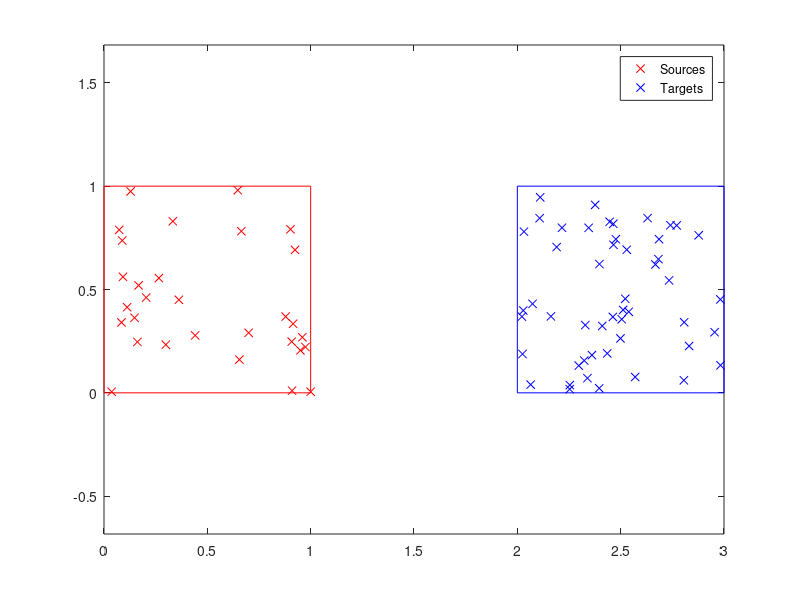
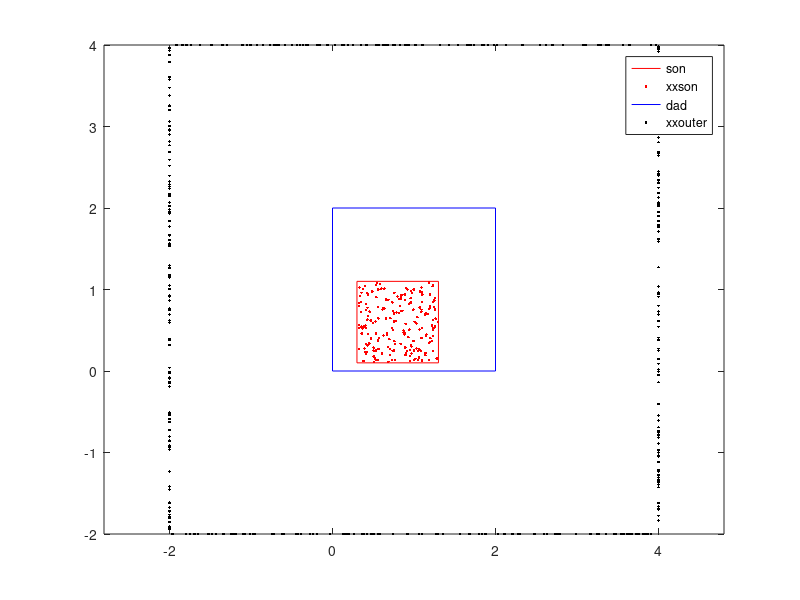

Write MATLAB code to recreate these figures, in order.
function main_T_ops_are_fun

rand( 'seed',0)
randn('seed',0)

nsrc  = 30;   % Number of sources
ntrg  = 50;   % Number of targets
p_fmm = 20;   % Order of multipole expansion

% Set the geometry of the source and target boxes.
box_geom_src = [1,0.5,0.5];
box_geom_trg = [1,2.5,0.5];

% Set the source and target locations by randomly dumping points in the boxes.
xxsrc = [box_geom_src(2) + box_geom_src(1)*(rand(1,nsrc)-0.5);...
         box_geom_src(3) + box_geom_src(1)*(rand(1,nsrc)-0.5)];
xxtrg = [box_geom_trg(2) + box_geom_trg(1)*(rand(1,ntrg)-0.5);...
         box_geom_trg(3) + box_geom_trg(1)*(rand(1,ntrg)-0.5)];

% Compute the various operators.
A     = LOCAL_A_offd(xxtrg,xxsrc);
T_ofs = LOCAL_T_ofs(box_geom_src,p_fmm,xxsrc);
T_ifs = LOCAL_T_ifs(box_geom_trg,p_fmm,xxsrc);
T_ifo = LOCAL_T_ifo(box_geom_trg,box_geom_src,p_fmm);
T_tfi = LOCAL_T_tfi(xxtrg,box_geom_trg,p_fmm);
T_tfo = LOCAL_T_tfo(xxtrg,box_geom_src,p_fmm);

% Evaluate and print the errors.
fprintf(1,'p_fmm     = %3d                      ||ERR||           ||ERR||/||A||     max(max(abs(ERR)))\n',p_fmm)
ERR = A - real(T_tfo * T_ofs);
fprintf(1,'ERR = A - T_tfo *         T_ofs :    %12.5e      %12.5e      %12.5e\n',norm(ERR),norm(ERR)/norm(A),max(max(abs(ERR))))
ERR = A - real(T_tfi * T_ifo * T_ofs);
fprintf(1,'ERR = A - T_tfo *         T_ofs :    %12.5e      %12.5e      %12.5e\n',norm(ERR),norm(ERR)/norm(A),max(max(abs(ERR))))
ERR = A - real(T_tfi * T_ifs);
fprintf(1,'ERR = A - T_tfo *         T_ofs :    %12.5e      %12.5e      %12.5e\n',norm(ERR),norm(ERR)/norm(A),max(max(abs(ERR))))

% Set up a geometry for testing T_ofo and T_ifi.
box_geom_son = [1,0.8,0.6];
xx_son       = [box_geom_son(2) + box_geom_son(1)*(rand(1,200)-0.5);...
                box_geom_son(3) + box_geom_son(1)*(rand(1,200)-0.5)];
box_geom_dad = [2,  1,  1];
xx_outer_n   = [box_geom_dad(2) + 3.0*box_geom_dad(1)*(rand(1,100)-0.5);...
                box_geom_dad(3) + 1.5*box_geom_dad(1)*ones(1,100)];
xx_outer_s   = [box_geom_dad(2) + 3.0*box_geom_dad(1)*(rand(1,100)-0.5);...
                box_geom_dad(3) - 1.5*box_geom_dad(1)*ones(1,100)];
xx_outer_w   = [box_geom_dad(2) - 1.5*box_geom_dad(1)*ones(1,100);...
                box_geom_dad(3) + 3.0*box_geom_dad(1)*(rand(1,100)-0.5)];
xx_outer_e   = [box_geom_dad(2) + 1.5*box_geom_dad(1)*ones(1,100);...
                box_geom_dad(3) + 3.0*box_geom_dad(1)*(rand(1,100)-0.5)];
xx_outer     = [xx_outer_n,xx_outer_w,xx_outer_s,xx_outer_e];

fprintf(1,'Testing out-to-out and in-to-in.\n')
A     = LOCAL_A_offd(xx_outer,xx_son);
T_ofs = LOCAL_T_ofs(box_geom_son,p_fmm,xx_son);
T_ofo = LOCAL_T_ofo(box_geom_dad,box_geom_son,p_fmm);
T_tfo = LOCAL_T_tfo(xx_outer,box_geom_dad,p_fmm);
ERR = A - real(T_tfo * T_ofo * T_ofs);
fprintf(1,'ERR = A - T_tfo * T_ofo * T_ofs :    %12.5e      %12.5e      %12.5e\n',norm(ERR),norm(ERR)/norm(A),max(max(abs(ERR))))
A     = LOCAL_A_offd(xx_son,xx_outer);
T_ifs = LOCAL_T_ifs(box_geom_dad,p_fmm,xx_outer);
T_ifi = LOCAL_T_ifi(box_geom_son,box_geom_dad,p_fmm);
T_tfi = LOCAL_T_tfi(xx_son,box_geom_son,p_fmm);
ERR = A - real(T_tfi * T_ifi * T_ifs);
fprintf(1,'ERR = A - T_tfi * T_ifi * T_ifs :    %12.5e      %12.5e      %12.5e\n',norm(ERR),norm(ERR)/norm(A),max(max(abs(ERR))))

figure(1)
plot(xxsrc(1,:),xxsrc(2,:),'rx',...
     xxtrg(1,:),xxtrg(2,:),'bx',...
     box_geom_src(2) + box_geom_src(1)*[-0.5,0.5,0.5,-0.5,-0.5],...
     box_geom_src(3) + box_geom_src(1)*[-0.5,-0.5,0.5,0.5,-0.5],'r',...
     box_geom_trg(2) + box_geom_trg(1)*[-0.5,0.5,0.5,-0.5,-0.5],...
     box_geom_trg(3) + box_geom_trg(1)*[-0.5,-0.5,0.5,0.5,-0.5],'b')
legend('Sources','Targets')
axis equal
figure(2)
plot(box_geom_son(2) + box_geom_son(1)*[-0.5,0.5,0.5,-0.5,-0.5],...
     box_geom_son(3) + box_geom_son(1)*[-0.5,-0.5,0.5,0.5,-0.5],'-r',...
     xx_son(1,:),xx_son(2,:),'r.',...
     box_geom_dad(2) + box_geom_dad(1)*[-0.5,0.5,0.5,-0.5,-0.5],...
     box_geom_dad(3) + box_geom_dad(1)*[-0.5,-0.5,0.5,0.5,-0.5],'-b',...
     xx_outer(1,:),xx_outer(2,:),'k.')
legend('son','xxson','dad','xxouter')
axis equal

return

%%%%%%%%%%%%%%%%%%%%%%%%%%%%%%%%%%%%%%%%%%%%%%%%%%%%%%%%%%%%%%%%%%%%%%%%%%%

function T = LOCAL_T_ofs(box_geom_src,p_fmm,xxsrc)

nsrc = size(xxsrc,2);
dd   = ones(p_fmm,1)*((xxsrc(1,:)-box_geom_src(2)) + 1i*(xxsrc(2,:) - box_geom_src(3)));
PP   = ((1:p_fmm)')*ones(1,nsrc);
T    = [ ones(1,nsrc); -(1./PP).*(dd.^PP)];
  
return

%%%%%%%%%%%%%%%%%%%%%%%%%%%%%%%%%%%%%%%%%%%%%%%%%%%%%%%%%%%%%%%%%%%%%%%%%%%%%%%%%%%%%%%%%%%%%%%%%%%

function T = LOCAL_T_tfi(xxtrg,box_geom,p_fmm)

ntrg = size(xxtrg,2);
dd = ((xxtrg(1,:)-box_geom(2)) + 1i*(xxtrg(2,:) - box_geom(3))).' * ones(1,p_fmm);
PP = ones(ntrg,1)*(1:p_fmm);
T  = [ones(ntrg,1),dd.^PP];

return

%%%%%%%%%%%%%%%%%%%%%%%%%%%%%%%%%%%%%%%%%%%%%%%%%%%%%%%%%%%%%%%%%%%%%%%%%%%%%%%%%%%%%%%%%%%%%%%%%%%

function T = LOCAL_T_tfo(xxtrg,box_geom,p_fmm)

ntrg = size(xxtrg,2);
PP   = ones(ntrg,1)*(1:p_fmm);
dd   = ((xxtrg(1,:)-box_geom(2)) + 1i*(xxtrg(2,:)-box_geom(3))).';
T    = [log(dd), 1./((dd*ones(1,p_fmm)).^PP)];
  
return
%%%%%%%%%%%%%%%%%%%%%%%%%%%%%%%%%%%%%%%%%%%%%%%%%%%%%%%%%%%%%%%%%%%%%%%%%%%%%%%%%%%%%%%%%%%%%%%%%%%

function T = LOCAL_T_ifs(box_geom_trg,p_fmm,xxsrc)

nsrc = size(xxsrc,2);
dd   = (xxsrc(1,:) - box_geom_trg(2)) + 1i*(xxsrc(2,:)-box_geom_trg(3));
PP   = ((1:p_fmm)')*ones(1,nsrc);
T    = [log(-dd); -1./(PP.*((ones(p_fmm,1)*dd).^PP))];

return

%%%%%%%%%%%%%%%%%%%%%%%%%%%%%%%%%%%%%%%%%%%%%%%%%%%%%%%%%%%%%%%%%%%%%%%%%%%%%%%%%%%%%%%%%%%%%%%%%%%

function T = LOCAL_T_ofo(box_geom_dad,box_geom_son,p_fmm)

cdad1  = box_geom_dad(2);
cdad2  = box_geom_dad(3);

cson1  = box_geom_son(2);
cson2  = box_geom_son(3);

dd     = (cson1-cdad1) + 1i*(cson2-cdad2);

[jj,ii] = meshgrid(0:(p_fmm-1));
X       = tril(dd.^max(ii-jj,0));
Y       = LOCAL_binomial(ii,min(ii,jj));
i_vec   = (1:p_fmm)';
t_vec   = -(1./i_vec).*(dd.^i_vec);
T       = [1,     zeros(1,p_fmm);...
           t_vec, X.*Y];

return

%%%%%%%%%%%%%%%%%%%%%%%%%%%%%%%%%%%%%%%%%%%%%%%%%%%%%%%%%%%%%%%%%%%%%%%%%%%%%%%%%%%%%%%%%%%%%%%%%%%

function T = LOCAL_T_ifi(box_geom_son,box_geom_dad,p_fmm)

cdad1  = box_geom_dad(2);
cdad2  = box_geom_dad(3);

cson1  = box_geom_son(2);
cson2  = box_geom_son(3);

dd      = (cson1-cdad1) + 1i*(cson2-cdad2);
[jj,ii] = meshgrid(0:p_fmm);
X       = triu(dd.^max(jj-ii,0));
Y       = LOCAL_binomial(jj,min(ii,jj));
T       = X.*Y;

return

%%%%%%%%%%%%%%%%%%%%%%%%%%%%%%%%%%%%%%%%%%%%%%%%%%%%%%%%%%%%%%%%%%%%%%%%%%%%%%%%%%%%%%%%%%%%%%%%%%%

function T = LOCAL_T_ifo(box_geom_trg,box_geom_src,p_fmm)

ct1  = box_geom_trg(2);
ct2  = box_geom_trg(3);

cs1  = box_geom_src(2);
cs2  = box_geom_src(3);

T    = ones(p_fmm+1,p_fmm+1);
dd   = (cs1-ct1) + 1i*(cs2-ct2);

% Construct the 1-1-element.
T(1,1) = log(-dd);

% Construct the top row;
jj = 1:p_fmm;
T(1,2:(p_fmm+1)) = ((-1).^jj)./((dd*ones(1,p_fmm)).^jj);

% Construct the left-most diagonal. 
ii = (1:p_fmm)';
T(2:(p_fmm+1),1) = -1./(ii.*((dd*ones(p_fmm,1)).^ii));

% Construct the "bulk" of the matrix
[JJ,II] = meshgrid(1:p_fmm);
T(2:(p_fmm+1),2:(p_fmm+1)) = ((-1).^JJ) .* LOCAL_binomial(II+JJ-1,JJ-1) .* (1./((dd*ones(p_fmm,p_fmm)).^(II+JJ)));

return

%%%%%%%%%%%%%%%%%%%%%%%%%%%%%%%%%%%%%%%%%%%%%%%%%%%%%%%%%%%%%%%%%%%%%%%%%%%%%%%%%%%%%%%%%%%%%%%%%%%

function c = LOCAL_binomial(n, k)

nk = [n(:); k(:)];
c = exp(gammaln(n+1) - gammaln(k+1) - gammaln(n-k+1));  % binomial coefficient
i = n == floor(n + .5) & k == floor(k + .5);
c(i) = floor(c(i) + .5);                                % number of combinations

return

%%%%%%%%%%%%%%%%%%%%%%%%%%%%%%%%%%%%%%%%%%%%%%%%%%%%%%%%%%%%%%%%%%%%%%%%%%%%%%%%%%%%%%%%%%%%%%%%%%%%%%%%

function A = LOCAL_A_offd(xxtrg,xxsrc)

ntrg   = size(xxtrg,2);
nsrc   = size(xxsrc,2);
zztrg  = xxtrg(1,:) + 1i*xxtrg(2,:);
zzsrc  = xxsrc(1,:) + 1i*xxsrc(2,:);
dd     = zztrg.' * ones(1,nsrc) - ones(ntrg,1)*zzsrc;

ddsq = dd.*conj(dd);
A    = 0.5*log(ddsq);
  
return

%%%%%%%%%%%%%%%%%%%%%%%%%%%%%%%%%%%%%%%%%%%%%%%%%%%%%%%%%%%%%%%%%%%%%%%%%%%

function A = LOCAL_A_diag(xx)

nloc = size(xx,2);
xxs  = ones(nloc,1)*(xx(1,:) + 1i * xx(2,:));
xxt  = (xx(1,:) + 1i * xx(2,:)).' * ones(1,nloc);
dd   = xxt - xxs + eye(nloc);

ddsq = dd.*conj(dd);
A    = 0.5*log(ddsq);
for j = 1:nloc
  A(j,j) = 0;
end

return

%%%%%%%%%%%%%%%%%%%%%%%%%%%%%%%%%%%%%%%%%%%%%%%%%%%%%%%%%%%%%%%%%%%%%%%%%%%
